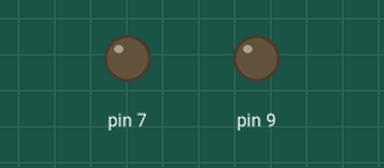
Bench run of a sketch on a simulated Arduino Uno, built with avr-gcc and run on an emulated ATmega328P. On the bench: output pins drawn as LEDs (lit = HIGH). Random numbers use the default seed unless the sketch sets one.

Above: at 0.2 s.
At 23.5 s:
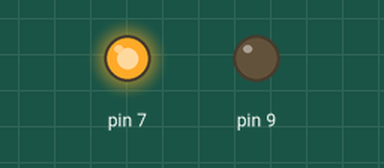
At 36.3 s:
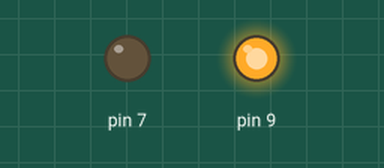
Timing chart, 0 to 40.0 s (numbered marks = the images above):
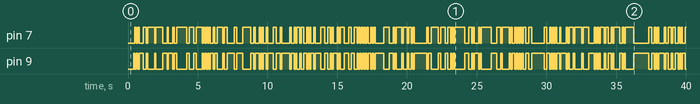

Measured:
- by itself, pin 7: LOW → HIGH at 0.50 s, → LOW 0.10 s later, → HIGH 0.10 s later, → LOW 0.10 s later, … (187 changes in this stretch)
- by itself, pin 9: LOW → HIGH at 0.40 s, → LOW 0.10 s later, → HIGH 0.10 s later, → LOW 0.10 s later, … (188 changes in this stretch)

The sketch:

homework3_1.ino
```cpp
bool g_bLit;

void setup()
{
	pinMode(9, OUTPUT);
	pinMode(7, OUTPUT);
}

void loop()
{
	delay(100);
	// Anything non-zero is true
	if (!random(0, 2))
	{
		if (g_bLit)
		{
			digitalWrite(9, LOW);
			digitalWrite(7, HIGH);
		}
		else
		{
			digitalWrite(9, HIGH);
			digitalWrite(7, LOW);
		}
		g_bLit = !g_bLit;
	}
}
```
